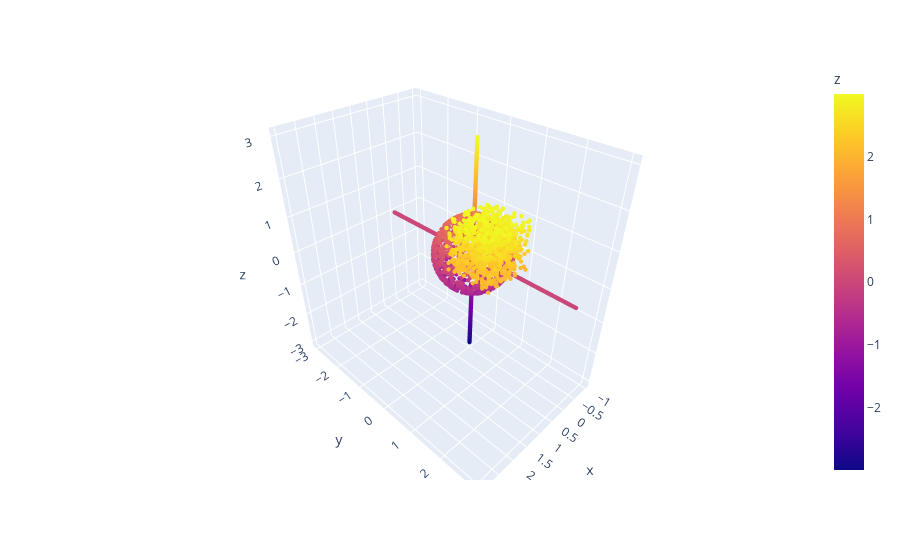

The notebook cell saved with this chart:
### Code cell
import numpy as np
import pandas as pd
import plotly.express as px
from joblib import Memory
memory = Memory("../cache", verbose=0)

@memory.cache
def genLDdata(seed: int | None = 1):
  if seed is not None:
    np.random.seed(seed)
  # Sample from the surface of a sphere
  X1, X2, X3 = np.random.randn(3, 1000)
  lambda_ = np.sqrt(X1**2 + X2**2 + X3**2)
  X1, X2, X3 = X1 / lambda_, X2 / lambda_, X3 / lambda_
  X = np.column_stack((X1, X2, X3))
  
  # Sample from a cube
  X1, X2, X3 = np.random.rand(3, 1000) + 2
  XX = np.column_stack((X1, X2, X3))
  
  # Sample from lines attached to a sphere
  L1 = np.column_stack((np.zeros(1000), np.zeros(1000), 2 * np.random.rand(1000) + 1))
  L2 = np.column_stack((np.zeros(1000), np.zeros(1000), -2 * np.random.rand(1000) - 1))
  L3 = np.column_stack((np.zeros(1000), 2 * np.random.rand(1000) + 1, np.zeros(1000)))
  L4 = np.column_stack((np.zeros(1000), -2 * np.random.rand(1000) - 1, np.zeros(1000)))
  
  A = np.vstack((X, XX, L1, L2, L3, L4))
  return A

A = genLDdata()
A_df = pd.DataFrame(A, columns=["x", "y", "z"])
fig = px.scatter_3d(A_df, x="x", y="y", z="z", color="z")
fig.update_traces(marker=dict(size=1.5))
fig.show()

### Figure 1 — Plotly figure (JSON) as saved in the notebook; plotly's stock layout.template omitted (floating-point values rounded to 4 significant figures; data arrays with more than 128 entries replaced by an {"elided": "..."} marker saying what was removed)
{"data": [{"hovertemplate": "x=%{x}<br>y=%{y}<br>z=%{marker.color}<extra></extra>", "legendgroup": "", "marker": {"color": {"elided": "6000 float values"}, "coloraxis": "coloraxis", "size": 1.5, "symbol": "circle"}, "mode": "markers", "name": "", "scene": "scene", "showlegend": false, "type": "scatter3d", "x": {"elided": "6000 float values"}, "y": {"elided": "6000 float values"}, "z": {"elided": "6000 float values"}}], "layout": {"coloraxis": {"colorbar": {"title": {"text": "z"}}, "colorscale": [[0, "#0d0887"], [0.1111, "#46039f"], [0.2222, "#7201a8"], [0.3333, "#9c179e"], [0.4444, "#bd3786"], [0.5556, "#d8576b"], [0.6667, "#ed7953"], [0.7778, "#fb9f3a"], [0.8889, "#fdca26"], [1, "#f0f921"]]}, "legend": {"tracegroupgap": 0}, "margin": {"t": 60}, "scene": {"domain": {"x": [0, 1], "y": [0, 1]}, "xaxis": {"title": {"text": "x"}}, "yaxis": {"title": {"text": "y"}}, "zaxis": {"title": {"text": "z"}}}}}
